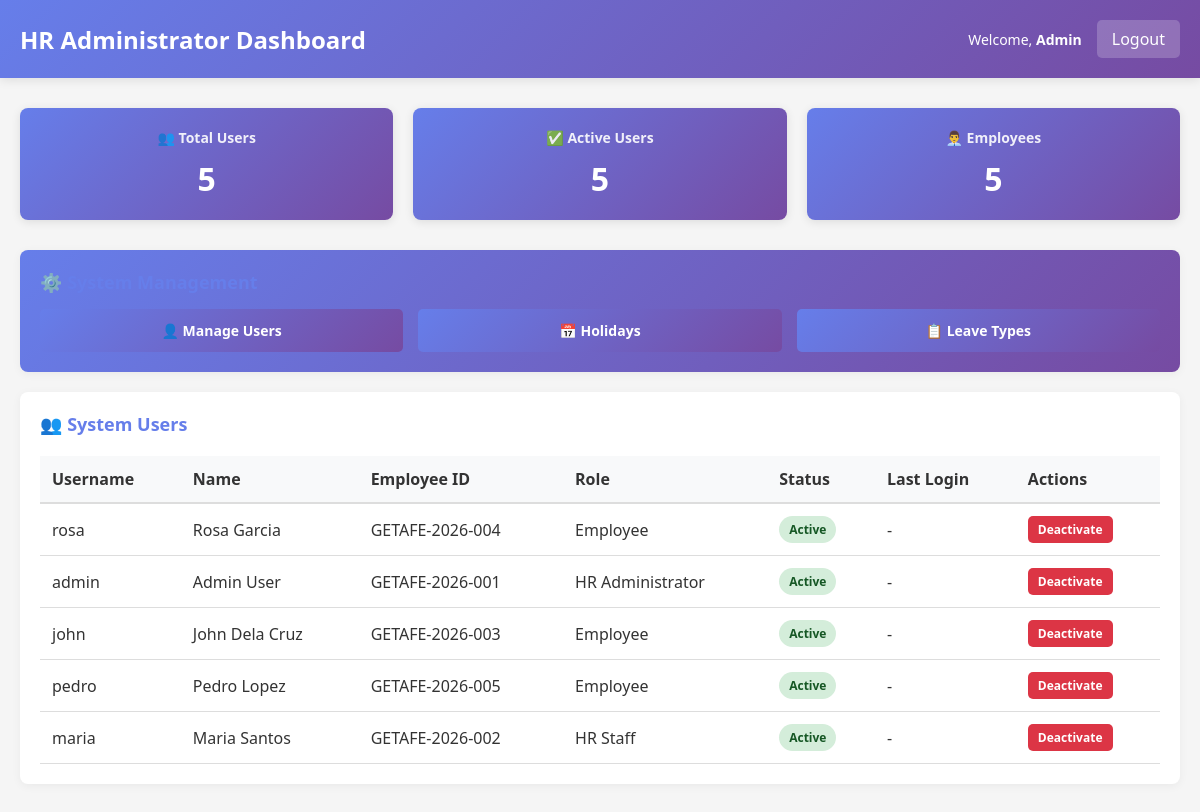
Page /admin/dashboard.php (signed in) on the committed database.
### tables this page shows
CREATE TABLE employees (
  employee_id INT PRIMARY KEY AUTO_INCREMENT,
  employee_code VARCHAR(20) UNIQUE NOT NULL,
  first_name VARCHAR(50) NOT NULL,
  last_name VARCHAR(50) NOT NULL,
  email VARCHAR(100) UNIQUE NOT NULL,
  phone VARCHAR(20),
  position VARCHAR(100),
  salary DECIMAL(10, 2),
  date_hired DATE,
  status ENUM('active', 'inactive') DEFAULT 'active',
  created_at TIMESTAMP DEFAULT CURRENT_TIMESTAMP,
  updated_at TIMESTAMP DEFAULT CURRENT_TIMESTAMP ON UPDATE CURRENT_TIMESTAMP
);

CREATE TABLE users (
  user_id INT PRIMARY KEY AUTO_INCREMENT,
  username VARCHAR(50) UNIQUE NOT NULL,
  password VARCHAR(255) NOT NULL,
  role_id INT NOT NULL,
  employee_id INT,
  status ENUM('active', 'inactive') DEFAULT 'active',
  created_at TIMESTAMP DEFAULT CURRENT_TIMESTAMP,
  last_login DATETIME,
  FOREIGN KEY (role_id) REFERENCES roles(role_id),
  FOREIGN KEY (employee_id) REFERENCES employees(employee_id)
);

CREATE TABLE roles (
  role_id INT PRIMARY KEY AUTO_INCREMENT,
  role_name VARCHAR(50) UNIQUE NOT NULL,
  description TEXT,
  created_at TIMESTAMP DEFAULT CURRENT_TIMESTAMP
);

### includes/functions.php (called while the page is built, shortened)
<?php
function get_employee_info($conn, $employee_id) {
    $result = $conn->query("SELECT * FROM employees WHERE employee_id = $employee_id");
    return $result->fetch_assoc();
}
function get_total_employees($conn) {
    $result = $conn->query("SELECT COUNT(*) as count FROM employees WHERE status = 'active'");
    return $result->fetch_assoc()['count'];
}
?>

### admin/dashboard.php (the view, shortened to what this page needs)
<?php
require_once '../config/database.php';
require_once '../includes/functions.php';
$admin = get_employee_info($conn, $_SESSION['employee_id']);
$total_users = $conn->query("SELECT COUNT(*) as count FROM users")->fetch_assoc()['count'];
$active_users = $conn->query("SELECT COUNT(*) as count FROM users WHERE status = 'active'")->fetch_assoc()['count'];
$total_employees = get_total_employees($conn);
$users = $conn->query("SELECT u.*, e.first_name, e.last_name, e.employee_code, r.role_name FROM users u JOIN employees e ON u.employee_id = e.employee_id JOIN roles r ON u.role_id = r.role_id ORDER BY u.created_at DESC")->fetch_all(MYSQLI_ASSOC);
?>
<!DOCTYPE html>
<html lang="en">
<head>
    <link rel="stylesheet" href="../assets/css/style.css">
</head>
<body>
    <div class="navbar">
        <h2>HR Administrator Dashboard</h2>
        <div class="navbar-user">
            <span>Welcome, <strong><?php echo htmlspecialchars($admin['first_name']); ?></strong></span>
            <a href="../logout.php">Logout</a>
        </div>
    </div>
    <div class="container">
        <div class="dashboard">
            <div class="stat-box">
                <h4>👥 Total Users</h4>
                <div class="stat-number"><?php echo $total_users; ?></div>
            </div>
            <div class="stat-box">
                <h4>✅ Active Users</h4>
                <div class="stat-number"><?php echo $active_users; ?></div>
            </div>
            <div class="stat-box">
                <h4>👨‍💼 Employees</h4>
                <div class="stat-number"><?php echo $total_employees; ?></div>
            </div>
        </div>
        <div class="card" style="background: linear-gradient(135deg, #667eea 0%, #764ba2 100%); color: white;">
            <h3>⚙️ System Management</h3>
            <div style="display: grid; grid-template-columns: repeat(auto-fit, minmax(180px, 1fr)); gap: 15px; margin-top: 15px;">
                <a href="manage_users.php" class="btn btn-primary" style="text-align: center;">👤 Manage Users</a>
                <a href="manage_holidays.php" class="btn btn-primary" style="text-align: center;">📅 Holidays</a>
                <a href="manage_leaves.php" class="btn btn-primary" style="text-align: center;">📋 Leave Types</a>
            </div>
        </div>
        <div class="table-container">
            <h3>👥 System Users</h3>
            <table>
                <thead>
                    <tr>
                        <th>Username</th>
                        <th>Name</th>
                        <th>Employee ID</th>
                        <th>Role</th>
                        <th>Status</th>
                        <th>Last Login</th>
                        <th>Actions</th>
                    </tr>
                </thead>
                <tbody>
                    <?php foreach ($users as $user): ?>
                    <tr>
                        <td><?php echo htmlspecialchars($user['username']); ?></td>
                        <td><?php echo htmlspecialchars($user['first_name'] . ' ' . $user['last_name']); ?></td>
                        <td><?php echo $user['employee_code']; ?></td>
                        <td><?php echo htmlspecialchars($user['role_name']); ?></td>
                        <td>
                            <?php if ($user['status'] === 'active'): ?>
                                <span class="badge badge-success">Active</span>
                            <?php else: ?>
                                <span class="badge badge-danger">Inactive</span>
                            <?php endif; ?>
                        </td>
                        <td><?php echo $user['last_login'] ? format_datetime($user['last_login']) : '-'; ?></td>
                        <td>
                            <a href="user_status.php?user_id=<?php echo $user['user_id']; ?>&status=<?php echo ($user['status'] === 'active' ? 'inactive' : 'active'); ?>" class="btn <?php echo ($user['status'] === 'active' ? 'btn-danger' : 'btn-success'); ?>" style="padding: 5px 10px; font-size: 12px;">
                                <?php echo ($user['status'] === 'active' ? 'Deactivate' : 'Activate'); ?>
                            </a>
                        </td>
                    </tr>
                    <?php endforeach; ?>
                </tbody>
            </table>
        </div>
    </div>
</body>
</html>

### assets/css/style.css (style rules this page uses)
* { margin: 0; padding: 0; box-sizing: border-box; }
body { font-family: 'Segoe UI', Tahoma, Geneva, Verdana, sans-serif; background-color: #f5f5f5; color: #333; }
.navbar { background: linear-gradient(135deg, #667eea 0%, #764ba2 100%); color: white; padding: 20px; display: flex; justify-content: space-between; align-items: center; box-shadow: 0 2px 10px rgba(0, 0, 0, 0.1); }
.navbar h2 { font-size: 24px; font-weight: 600; }
.navbar-user { display: flex; gap: 15px; align-items: center; }
.navbar-user span { font-size: 14px; }
.navbar-user a { background: rgba(255, 255, 255, 0.2); color: white; padding: 8px 15px; text-decoration: none; border-radius: 5px; transition: background 0.3s; }
.container { max-width: 1200px; margin: 30px auto; padding: 0 20px; }
.card { background: white; border-radius: 8px; padding: 20px; margin-bottom: 20px; box-shadow: 0 2px 10px rgba(0, 0, 0, 0.05); }
.card h3 { color: #667eea; margin-bottom: 15px; font-size: 18px; }
.dashboard { display: grid; grid-template-columns: repeat(auto-fit, minmax(200px, 1fr)); gap: 20px; margin-bottom: 30px; }
.stat-box { background: linear-gradient(135deg, #667eea 0%, #764ba2 100%); color: white; padding: 20px; border-radius: 8px; text-align: center; box-shadow: 0 2px 10px rgba(0, 0, 0, 0.1); }
.stat-box h4 { font-size: 14px; margin-bottom: 10px; opacity: 0.9; }
.stat-number { font-size: 32px; font-weight: bold; }
.btn { display: inline-block; padding: 12px 24px; border: none; border-radius: 5px; cursor: pointer; font-size: 14px; font-weight: 600; text-decoration: none; transition: all 0.3s; }
.btn-primary { background: linear-gradient(135deg, #667eea 0%, #764ba2 100%); color: white; }
.btn-danger { background: #dc3545; color: white; }
.table-container { background: white; border-radius: 8px; padding: 20px; margin-bottom: 20px; box-shadow: 0 2px 10px rgba(0, 0, 0, 0.05); }
.table-container h3 { color: #667eea; margin-bottom: 20px; font-size: 18px; }
table { width: 100%; border-collapse: collapse; }
table thead { background-color: #f8f9fa; border-bottom: 2px solid #ddd; }
table th { padding: 12px; text-align: left; font-weight: 600; color: #333; }
table td { padding: 12px; border-bottom: 1px solid #ddd; }
.badge { display: inline-block; padding: 5px 10px; border-radius: 20px; font-size: 12px; font-weight: 600; }
.badge-success { background-color: #d4edda; color: #155724; }

### rows in the picture
employees: first_name "Admin"
users: username "rosa", employee.last_name "Rosa Garcia", employee.employee_code "GETAFE-2026-004", role.role_name "Employee", status "Active"
users: username "admin", employee.last_name "Admin User", employee.employee_code "GETAFE-2026-001", role.role_name "HR Administrator", status "Active"
users: username "john", employee.last_name "John Dela Cruz", employee.employee_code "GETAFE-2026-003", role.role_name "Employee", status "Active"
users: username "pedro", employee.last_name "Pedro Lopez", employee.employee_code "GETAFE-2026-005", role.role_name "Employee", status "Active"
users: username "maria", employee.last_name "Maria Santos", employee.employee_code "GETAFE-2026-002", role.role_name "HR Staff", status "Active"

### other values in the picture
$total_users "5"
$active_users "5"
$total_employees "5"
